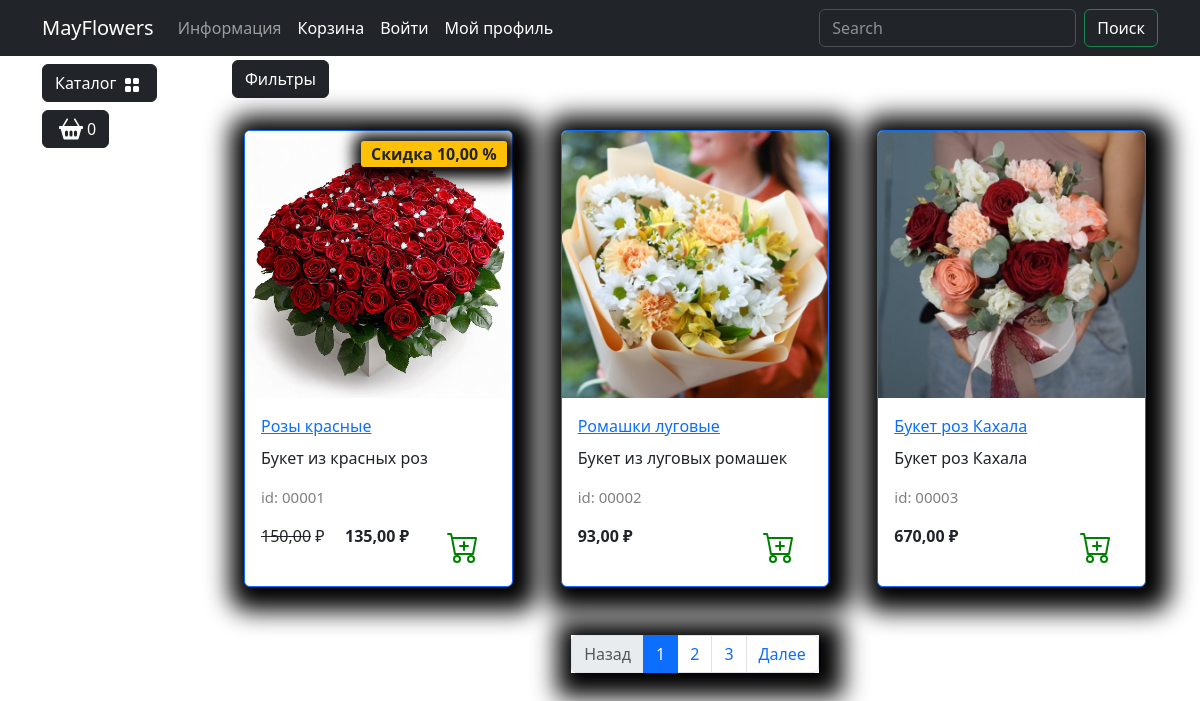
Page /catalog/all/ on the committed database.
### goods/models.py (models this page shows, shortened)
class Products(models.Model):# Создаём модель Products для базы данных
    name = models.CharField(max_length=150, unique=True, verbose_name='Название')
    slug = models.SlugField(max_length=200, unique=True, blank=True, null=True, verbose_name='URL')
    description = models.TextField(blank=True, null=True, verbose_name='Описание')
    image = models.ImageField(upload_to='good_images', blank=True, null=True, verbose_name='Изображение')
    price = models.DecimalField(default=0.00, max_digits=7, decimal_places=2, verbose_name='Цена')
    discount = models.DecimalField(default=0.00, max_digits=7, decimal_places=2, verbose_name='Скидка в процентах')
    quantity = models.PositiveIntegerField(default=0, verbose_name='Количество')  # Исправлено "Колчество" на "Количество"
    category = models.ForeignKey(to=Categories, on_delete=models.CASCADE, verbose_name='Категория')
    class Meta:
        db_table = 'product'  # Убрано двоеточие
        verbose_name = 'Продукт'
        verbose_name_plural = 'Продукты'
        ordering = ("id",)
    def display_id(self) -> str:
        return f"{self.id:05}"
    def sell_price(self) -> any:
        if self.discount:
            return round(self.price - self.price*self.discount/100, 2)
        return self.price

### goods/views.py (the view)
# urls.py: path('catalog/', include('goods.urls', namespace='catalog')) #Путь /catalog/ который включает маршруты из файла urls.py в приложении goods с пространством имен 'catalog'.
def catalog(request, category_slug=None): # Определяеn представление view для маршрута, который отображает каталог товаров
    page = request.GET.get('page', 1)
    on_sale = request.GET.get('on_sale', None)
    order_by = request.GET.get('order_by', None)
    query = request.GET.get('q', None)
    if category_slug == 'all':
        goods = Products.objects.all() # Извлекаем все товары (объекты модели Products) из базы данных
    elif query:
        goods = q_search(query)
    else:
        goods = Products.objects.filter(category__slug=category_slug) # Извлекаем все товары (объекты модели Products) из базы данных
    if on_sale:
        goods = goods.filter(discount__gt=0)
    if order_by and order_by != "default":
        goods = goods.order_by(order_by)
    paginator = Paginator(goods, 3)
    current_page = paginator.page(int(page))
    context: dict[str, str] = {# Создаём контекст (словарь), который будет передан в шаблон
        "title": "MayFlowers - Каталог",
        "goods": current_page,# Добавляем ключ, который содержит список всех товаров, полученных из базы данных
        "slug_url": category_slug,
    }
    return render(request, "goods/catalog.html", context)

### goods/templatetags/goods_tags.py (called while the page is built)
@register.simple_tag()
def tag_categories():
    return Categories.objects.all()

@register.simple_tag(takes_context=True)
def change_params(context, **kwargs):
    query = context['request'].GET.dict()
    query.update(kwargs)
    return urlencode(query)

### goods/templates/goods/catalog.html (shortened to what this page needs)
{% extends "main/base.html" %}
{% load static %}
{% load goods_tags %}
{% block content %}
<div class="row">
    <div class="dropdown mb-2">
        <button class="btn btn-secondary dropdown-toggle btn-dark" type="button" data-bs-toggle="dropdown"
            aria-expanded="false">
            Фильтры
        </button>
    </div>
    {% for product in goods %}
    <div class="col-lg-4 col-md-6 p-4">
        <div class="card border-primary rounded custom-shadow">
            {% if product.image %}
                <img src="{{ product.image.url }}" class="card-img-top" alt="product.name">
            {% else %}
                <img src="{% static 'deps/images/Not found image.png' %}" class="card-img-top" alt="...">
            {% endif %}
            <div class="card-body">
                <a href="{% url "catalog:product" product.slug %}">
                    <p class="card-title">{{ product.name }}</p>
                </a>
                <p class="card-text">{{ product.description|truncatechars:35 }}</p>
                <p class="product_id">id: {{ product.display_id }} </p>
                <div class="d-flex justify-content-between">
                    {% if product.discount %}
                        <p><s>{{ product.price }}</s> ₽</p>
                        <p><strong> {{ product.sell_price }} ₽ </strong></p>
                        <span class="badge bg-warning text-dark"> Скидка {{ product.discount }} %</span>
                    {% else %}
                        <p><strong>{{ product.price }} ₽</strong></p>
                    {% endif %}
                    <a href="#" class="btn add-to-cart">
                        <img class="mx-1" src="{% static 'deps/icons/cart-plus.svg' %}" alt="Catalog Icon"
                            width="32" height="32">
                    </a>
                </div>
            </div>
        </div>
    </div>
    {% endfor %}
</div>
<nav aria-label="Page navigation example">
    <ul class="pagination justify-content-center my-4">
        <div class="custom-shadow d-flex">
            <li class="page-item {% if not goods.has_previous %}disabled{% endif %}">
              <a class="page-link" href=" {% if goods.has_previous %} ? {% change_params page=goods.previous_page_number  %} {% else %}#{% endif %}">Назад</a>
            </li>
            {% for page in goods.paginator.page_range %}
            {% if page >= goods.number|add:-2 and page <= goods.number|add:2 %}
                <li class="page-item {% if goods.number == page %} active {% endif %}">
                    <a class="page-link" href="?{% change_params page=page  %}">{{ page }}</a>
                </li>
            {% endif %}
            {% endfor %}
            <li class="page-item {% if not goods.has_next %}disabled{% endif %}">
                <a class="page-link" href=" {% if goods.has_next %} ? {% change_params page=goods.next_page_number  %} {% else %}#{% endif %}">Далее</a>
              </li>
        </div>
    </ul>
</nav>
{% endblock %}

### main/templates/main/base.html (shortened to what this page needs)
{% load static %}
{% load goods_tags %}
<!DOCTYPE html>
<html lang="en">
<head>
    <link rel="stylesheet" href="{% static 'deps/css/bootstrap/bootstrap.min.css' %}">
    <link rel="stylesheet" href="{% static 'deps/css/my_css.css' %}">
</head>
<body>
    <header>
        <nav class="navbar navbar-expand-lg bg-dark" data-bs-theme="dark">
            <div class="container">
                <a class="navbar-brand" href="{% url 'main:index' %}">MayFlowers</a>
                <div class="collapse navbar-collapse" id="navbarSupportedContent">
                    <ul class="navbar-nav me-auto mb-2 mb-lg-0">
                        <li class="nav-item dropdown">
                            <a class="nav-link dropdown-toggle MayFlowers" href="#" role="button"
                                data-bs-toggle="dropdown" aria-expanded="false">Информация</a>
                        </li>
                        <li class="nav-item">
                            <a class="nav-link text-white" href="carts/cart.html">Корзина</a>
                        </li>
                        <li class="nav-item">
                            <a class="nav-link text-white" href="users/login.html">Войти</a>
                        </li>
                        <li class="nav-item dropdown">
                            <a class="nav-link dropdown-toggle text-white" href="#" role="button"
                                data-bs-toggle="dropdown" aria-expanded="false">Мой профиль</a>
                        </li>
                    </ul>
                    <form class="d-flex" role="search" action="{% url "catalog:search" %}" method="get">
                        <input class="form-control me-2" type="search" name="q" placeholder="Search" aria-label="Search">
                        <button class="btn btn-outline-success text-white" type="submit">Поиск</button>
                    </form>
                </div>
            </div>
        </nav>
    </header>
    <section>
        <div class="container">
            <div class="row mt-1 position-fixed z-3">
                <div class="dropdown mb-2">
                    <button class="btn btn-secondary dropdown-toggle btn-dark" type="button" data-bs-toggle="dropdown"
                        aria-expanded="false">Каталог
                        <img class="mx-1" src="{% static 'deps/icons/grid-fill.svg' %}" alt="Catalog Icon" width="16"
                            height="16">
                    </button>
                        {% tag_categories as categories %}
                </div>
                <div>
                    <button type="button" class="btn btn-dark btn-secondary d-flex" id="modalButton"
                        aria-expanded="false">
                        <img class="mx-1" src="{% static 'deps/icons/basket2-fill.svg' %}" alt="Catalog Icon" width="24"
                            height="24">
                        <span id="goods-in-cart-count">0</span>
                    </button>
                </div>
            </div>
        </div>
        <div class="container">
            <div class="row mt-1">
                <div class="col-lg-2">
                </div>
                <div class="col-lg-10">
                    {% block content %}{% endblock %}
                </div>
            </div>
        </div>
    </section>
</body>
</html>

### static/deps/css/my_css.css (style rules this page uses)
body { background-image: url("../images/bg-image.jpg"); background-repeat: no-repeat; background-attachment: fixed; background-position: center center; background-size: cover; height: 100%; }
.dropdown-toggle::after { content: none; }
.custom-shadow { box-shadow: 5px 5px 25px 19px #000000; }
.product_id { color: grey; font-size: 15px; }
.badge.bg-warning.text-dark { position: absolute; top: 10px; right: 5px; z-index: 1; padding: 5px 10px; border-radius: 3px; font-size: 1rem; box-shadow: 2px 2px 15px 9px #000000; }

### rows in the picture
Products: image (picture), name "Розы красные", description "Букет из красных роз", display_id "00001", price "150,00", sell_price "135,00", discount "10,00"
Products: image (picture), name "Ромашки луговые", description "Букет из луговых ромашек", display_id "00002", price "93,00"
Products: image (picture), name "Букет роз Кахала", description "Букет роз Кахала", display_id "00003", price "670,00"

### other values in the picture
{{ page }} "1" "2" "3"
